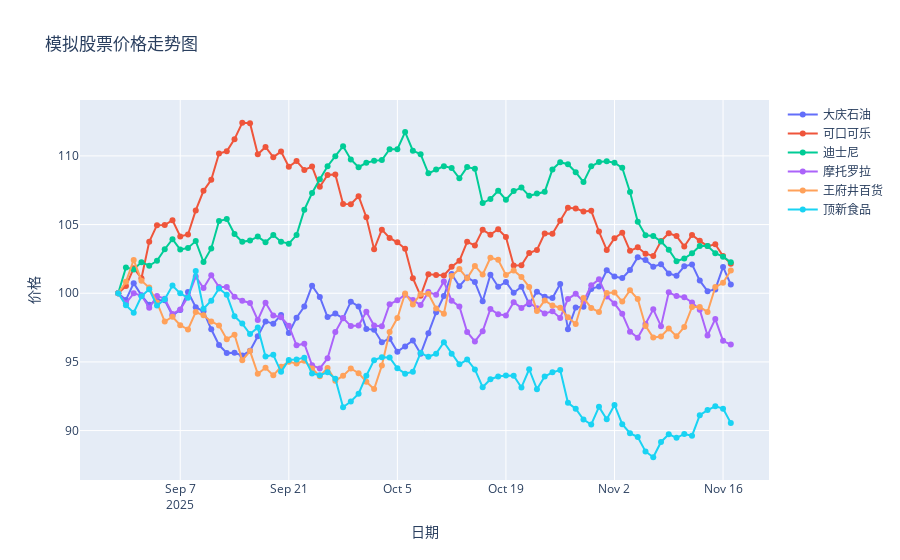

This figure's notebook cell:
### Markdown cell above
这里我保留了gemini错误的代码，实际上他给我的template是错的，删掉这个template

可视化的效果要好得多

### Code cell
import plotly.graph_objects as go

# Create a new figure
fig = go.Figure()

# Add a trace for each stock
for stock in all_stock_data:
    fig.add_trace(go.Scatter(x=stock['dates'], y=stock['prices'],
                             mode='lines+markers',
                             name=stock['name'],)) # Format price to 2 decimal places

# Update layout for title and axis labels
fig.update_layout(title_text='模拟股票价格走势图',
                  xaxis_title='日期',
                  yaxis_title='价格',
                  hovermode='x unified') # Unified hover across all traces

# Show the figure
fig.show()
